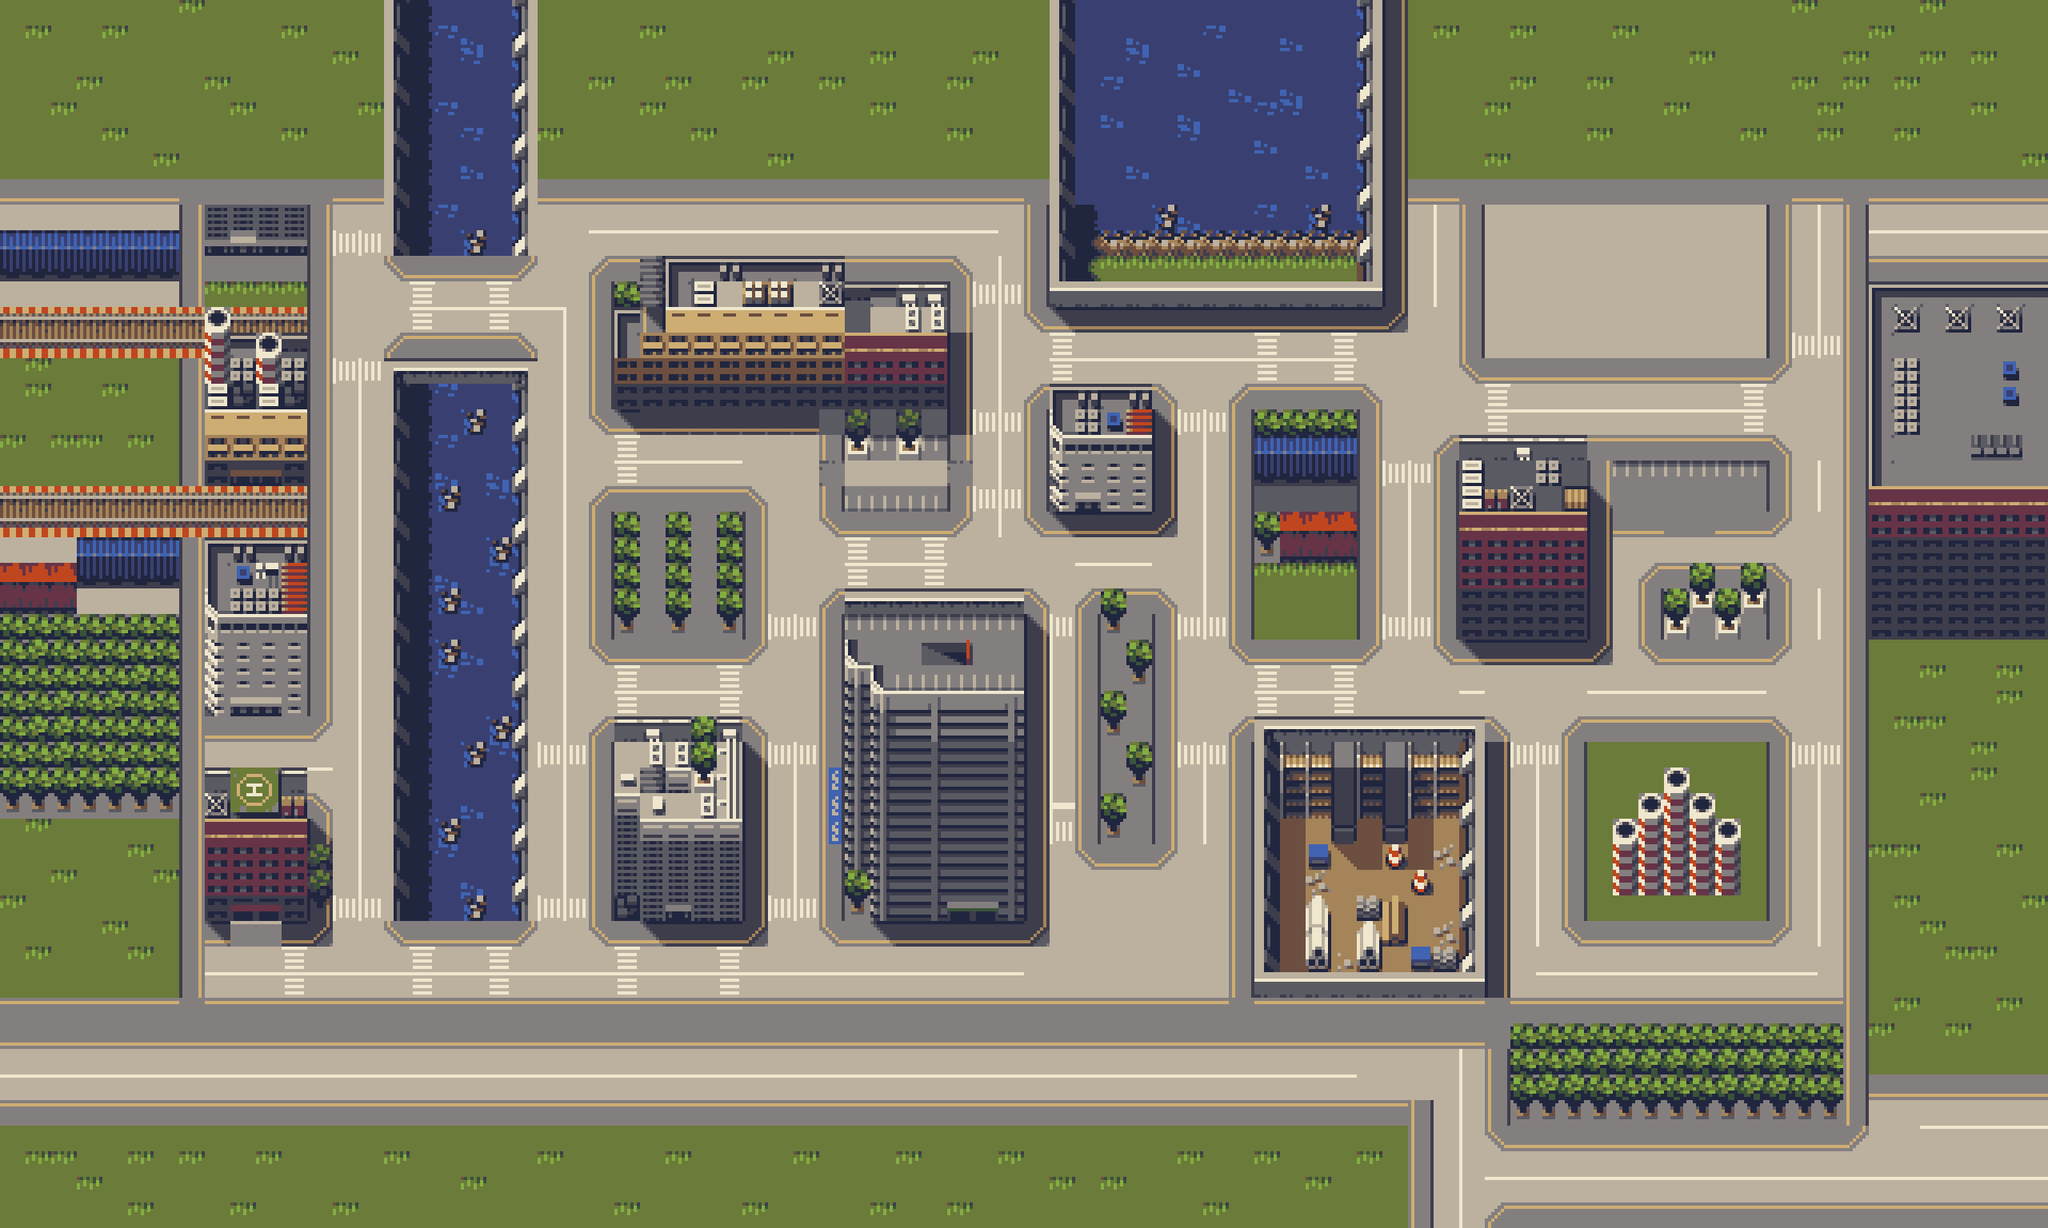

Below is a game level as drawn by its tile map, then a one-line description and the .tmx that defines it (tile-layer data replaced by summaries):
An orthogonal 80x48 tile map with 32x32 px tiles, 2 tile layers (Tile Layer 1, Tile Layer 2).

<map version="1.2" tiledversion="1.3.1" orientation="orthogonal" renderorder="left-up" compressionlevel="0" width="80" height="48" tilewidth="32" tileheight="32" infinite="0" nextlayerid="3" nextobjectid="1">
 <tileset firstgid="1" source="tilesetResize.tsx" />
 <layer id="1" name="Tile Layer 1" width="80" height="48">
  <data>[3840 cells, 3840 non-empty, 134 distinct tile ids]</data>
 </layer>
 <layer id="2" name="Tile Layer 2" width="80" height="48">
  <data>[3840 cells, 60 non-empty, 20 distinct tile ids]</data>
 </layer>
</map>